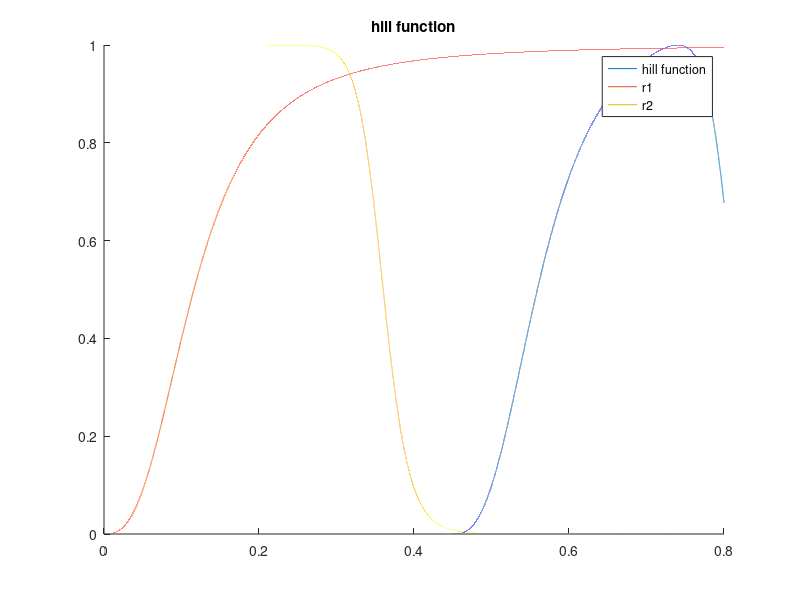

Source code (MATLAB): (Note: this script raises an error after producing the figure.)

% quadrature spacing 
debug = false; 
if debug 
    dt = 5e-4; 
else 
    dt = 5e-6; 
end 

MMHG_TO_CGS = 1333.22368;

cycle_duration = 0.8; 

Q_goal_L_per_min = 5.6; 
Q_goal_ml_per_s = Q_goal_L_per_min * 1e3 / 60; 
Q_goal_ml_per_cycle = Q_goal_ml_per_s * cycle_duration; 

ejection_fraction_goal = 0.70;
end_diastolic_volume = Q_goal_ml_per_cycle / ejection_fraction_goal
ventricular_volume_initial = end_diastolic_volume - Q_goal_ml_per_cycle

% Poiseuille flow estimate on vessel 
L = 7; % cm 
radius = 1.25; % cm 
mu = 0.04; 
resistance_vessel = 1 / (8 * mu * L / (pi * radius^4))

% resistance mmHg 
resistance_lvot_mmHg = 0.0043; 
resistance_lvot = MMHG_TO_CGS * resistance_lvot_mmHg 

% estimate R ao via flow field differences at approximate peak 
% quite coarse but should not matter 
delta_p_av_mmHg = 7; 
q_av_est = 450; % ml/s
delta_p_av_dynescm2 = delta_p_av_mmHg * MMHG_TO_CGS; 

r_av = delta_p_av_dynescm2 / q_av_est


two_hill = true; 
if two_hill
    % hill function parameters 
    % brown AMBE 2023 
    tau_1 = 0.0725 * 2 * cycle_duration 
    tau_2 = 0.4503 * cycle_duration

    m1 = 2.7463
    m2 = 21.5683

    g1 = @(t) (t > 0) .* (t./tau_1).^m1; 
    g2 = @(t) (t > 0) .* (t./tau_2).^m2; 

    r1 = @(t) g1(t) ./ (1 + g1(t)); 
    r2 = @(t) 1 ./ (1 + g2(t)); 
    two_hill_product = @(t) (g1(t) ./ (1 + g1(t))) .* (1 ./ (1 + g2(t))); 

    % broken 
    % two_hill_product_maximum_opt = -fminbnd(@(t) -two_hill_product(t), 0, cycle_duration); 

    % hack opt 
    times_hill = 0:dt:cycle_duration; % linspace(0,cycle_duration,cycle_duration/dt); 
    two_hill_product_maximum = max(two_hill_product(times_hill)); 

    % times_hill = linspace(0,cycle_duration,cycle_duration/dt); 
    
    k_coeff_two_hill = 1 / two_hill_product_maximum; 

    t_shift_hill = 0.45;
    
    two_hill_function = @(t) k_coeff_two_hill * two_hill_product(t - t_shift_hill); 

    % two_hill_function = @(t) two_hill_product(t); 

    figure; 
%     plot(times_hill, two_hill_product(times_hill)); 
    hold on    
    plot(times_hill, two_hill_function(times_hill)); 
%     plot(times_hill, g1(times_hill))
%     plot(times_hill, max(g1(times_hill), zeros(size(times_hill))) )
%     plot(times_hill, g1(times_hill)/max(abs(g1(times_hill))))
%     plot(times_hill, g2(times_hill)/max(abs(g2(times_hill))))

    plot(times_hill, r1(times_hill))
    plot(times_hill, r2(times_hill))

    legend('hill function', 'r1', 'r2')
    
    
    title('hill function')
    
end 




table = readtable('pressure_curve_data/Physiologic_Mechanisms_Aortic_Insufficiency_Yellin/PhysiologicMechanismsinAorticInsufficiency_lv_la_ao.csv'); 

times_pressures = table.x; 
pressures_lv_raw = table.pressure_lv; 
pressures_aorta_raw = table.pressure_aorta; 
pressures_la_raw = table.pressure_la; 

pressure_raw_plot = false; 
if pressure_raw_plot
    figure; 
    plot(times_pressures, pressures_lv_raw)
    hold on 
    plot(times_pressures, pressures_la_raw)
    plot(times_pressures, pressures_aorta_raw)
end 

% normalize to cardiac cycle 
% start at zero 
times_pressures_adjusted = times_pressures(:) - times_pressures(1); 

% normalize times to desired cardiac cycle duration, both endpoints are included here 
times_pressures_adjusted = times_pressures_adjusted * cycle_duration / times_pressures_adjusted(end); 


bump_radius = 0.01; % 0.025; 
n_fourier_coeffs = 600; 
plots = false; 
t_mesh_one_cycle = 0:dt:cycle_duration; 
t = 0:dt:cycle_duration; 
% t = 0:dt:(cycle_duration*2); 

[a_0_pressure_lv, a_n_pressure_lv, b_n_pressure_lv, Series_pressure_lv, ~, ~, Series_pressure_lv_derivative] = ... 
    series_and_smooth([times_pressures_adjusted, pressures_lv_raw], dt, bump_radius, n_fourier_coeffs, plots); 

vals_series_pressure_lv = Series_pressure_lv(t); 
vals_series_pressure_lv_derivative = Series_pressure_lv_derivative(t); 

check_derivatives = false; 
if check_derivatives
    
    fd_derivatives = (Series_pressure_lv(t + dt) - Series_pressure_lv(t - dt)) / (2*dt); 
    
    figure; 
    plot(t, vals_series_pressure_lv_derivative)    
    hold on 
    plot(t, fd_derivatives)
    
    legend('series', 'finite diff derivative')
    
end 

[a_0_activation_two_hill, a_n_activation_two_hill, b_n_activation_two_hill, Series_activation_two_hill] = ... 
    series_and_smooth([t', two_hill_function(t)'], dt, bump_radius, n_fourier_coeffs, plots); 

vals_series_activation_two_hill = Series_activation_two_hill(t);

base_name = 'fourier_coeffs';
suffix = '_lv_activation_two_hill'
file_name = strcat(base_name, suffix, '.txt'); 
output_series_coeffs_to_txt(a_0_activation_two_hill, a_n_activation_two_hill, b_n_activation_two_hill, n_fourier_coeffs, cycle_duration, file_name); 



% activation pressure proportional to ventricular pressure 
p_lv_activation_threshold = 20; 
activation_data_unscaled = (pressures_lv_raw > p_lv_activation_threshold) .* pressures_lv_raw;
activation_data = activation_data_unscaled / max(activation_data_unscaled);

[a_0_activation, a_n_activation, b_n_activation, Series_activation] = ... 
    series_and_smooth([times_pressures_adjusted, activation_data], dt, bump_radius, n_fourier_coeffs, plots); 

vals_series_activation = Series_activation(t);

base_name = 'fourier_coeffs';
suffix = '_lv_activation'
file_name = strcat(base_name, suffix, '.txt'); 
output_series_coeffs_to_txt(a_0_activation, a_n_activation, b_n_activation, n_fourier_coeffs, cycle_duration, file_name); 

[a_0_pressure_aorta, a_n_pressure_aorta, b_n_pressure_aorta, Series_pressure_aorta, ~, ~, Series_pressure_aorta_derivative] = ...
    series_and_smooth([times_pressures_adjusted, pressures_aorta_raw], dt, bump_radius, n_fourier_coeffs, plots); 

vals_series_pressure_aorta = Series_pressure_aorta(t); 
vals_series_pressure_aorta_derivative = Series_pressure_aorta_derivative(t); 


table_q_mitral = readtable('pressure_curve_data/Physiologic_Mechanisms_Aortic_Insufficiency_Yellin/PhysiologicMechanismsinAorticInsufficiency_fig1_q_mitral.csv'); 
times_q_mitral = table_q_mitral.x; 
q_mitral_raw = table_q_mitral.q_mitral; 

times_q_mitral_adjusted = times_q_mitral - times_q_mitral(1);
times_q_mitral_adjusted = times_q_mitral_adjusted * cycle_duration / times_q_mitral_adjusted(end);

[a_0_q_mitral, a_n_q_mitral, b_n_q_mitral, Series_q_mitral, ~, ~, Series_q_mitral_derivative] = ...
    series_and_smooth([times_q_mitral_adjusted, q_mitral_raw], dt, bump_radius, n_fourier_coeffs, plots); 


vals_series_q_mitral = Series_q_mitral(t);
vals_series_q_mitral_derivative = Series_q_mitral_derivative(t);

table_q_aorta = readtable('pressure_curve_data/Physiologic_Mechanisms_Aortic_Insufficiency_Yellin/PhysiologicMechanismsinAorticInsufficiency_fig1_q_aorta.csv'); 
times_q_aorta = table_q_aorta.x; 
q_aorta_raw = table_q_aorta.q_aorta; 

times_q_aorta_adjusted = times_q_aorta - times_q_aorta(1);
times_q_aorta_adjusted = times_q_aorta_adjusted * cycle_duration / times_q_aorta_adjusted(end);

[a_0_q_aorta, a_n_q_aorta, b_n_q_aorta, Series_q_aorta, ~, ~, Series_q_aorta_derivative] = ...
    series_and_smooth([times_q_aorta_adjusted, q_aorta_raw], dt, bump_radius, n_fourier_coeffs, plots); 

vals_series_q_aorta = Series_q_aorta(t);
vals_series_q_aorta_derivative = Series_q_aorta_derivative(t);


% normalize flow rate integrals 
% to be equal and to desired target
q_mitral_cumulative = dt * trapz(vals_series_q_mitral)
q_aorta_cumulative = dt * trapz(vals_series_q_aorta)

scaling_q_mitral = Q_goal_ml_per_cycle / q_mitral_cumulative;
scaling_q_aorta = Q_goal_ml_per_cycle / q_aorta_cumulative;

Series_q_mitral_scaled = @(t) scaling_q_mitral * Series_q_mitral(t);
Series_q_mitral_derivative_scaled = @(t) scaling_q_mitral * Series_q_mitral_derivative(t);

Series_q_aorta_scaled = @(t) scaling_q_aorta * Series_q_aorta(t);
Series_q_aorta_derivative_scaled = @(t) scaling_q_aorta * Series_q_aorta_derivative(t);

% re-compute tables with scaled series 
vals_series_q_mitral_scaled = Series_q_mitral_scaled(t);
vals_series_q_mitral_derivative_scaled = Series_q_mitral_derivative_scaled(t);

vals_series_q_aorta_scaled = Series_q_aorta_scaled(t);
vals_series_q_aorta_derivative_scaled = Series_q_aorta_derivative_scaled(t);

q_mitral_cumulative_scaled = dt * trapz(vals_series_q_mitral_scaled)
q_aorta_cumulative_scaled = dt * trapz(vals_series_q_aorta_scaled)


base_name = 'fourier_coeffs';
suffix = '_Q_mi'
file_name = strcat(base_name, suffix, '.txt'); 
output_series_coeffs_to_txt(scaling_q_mitral * a_0_q_mitral, scaling_q_mitral * a_n_q_mitral, scaling_q_mitral * b_n_q_mitral, n_fourier_coeffs, cycle_duration, file_name); 



% cgs units for pressure
Series_pressure_lv_cgs = @(t) MMHG_TO_CGS * Series_pressure_lv(t);
Series_pressure_lv_derivative_cgs = @(t) MMHG_TO_CGS * Series_pressure_lv_derivative(t);
vals_series_pressure_lv_cgs = Series_pressure_lv_cgs(t); 
vals_series_pressure_lv_derivative_cgs = Series_pressure_lv_derivative_cgs(t); 

Series_pressure_aorta_cgs = @(t) MMHG_TO_CGS * Series_pressure_aorta(t);
Series_pressure_aorta_derivative_cgs = @(t) MMHG_TO_CGS * Series_pressure_aorta_derivative(t);
vals_series_pressure_aorta_cgs = Series_pressure_aorta_cgs(t); 
vals_series_pressure_aorta_derivative_cgs = Series_pressure_aorta_derivative_cgs(t); 


vals_ventricular_volume = zeros(size(vals_series_q_aorta)); 
vals_ventricular_volume_deriv = zeros(size(vals_series_q_aorta)); 
vals_ventricular_volume(1) = ventricular_volume_initial;

for j=2:length(vals_ventricular_volume)
    vals_ventricular_volume(j) = vals_ventricular_volume(j-1) + dt * (vals_series_q_mitral_scaled(j) - vals_series_q_aorta_scaled(j)); 
end 

for j=1:length(vals_ventricular_volume)
    vals_ventricular_volume_deriv(j) = vals_series_q_mitral_scaled(j) - vals_series_q_aorta_scaled(j); 
end 

series_plots = false; 

if series_plots
    figure; 
    subplot(4,1,1)
    plot(t, vals_series_pressure_lv)
    hold on 
    plot(t, vals_series_pressure_aorta)

    subplot(4,1,2)
    hold on 
    plot(t, vals_series_q_mitral_scaled)
    plot(t, vals_series_q_aorta_scaled)

    subplot(4,1,3)
    plot(t, vals_ventricular_volume)

    subplot(4,1,4);
    plot(t, vals_series_activation);

    figure; 
    plot(t, vals_series_pressure_lv_derivative)
    hold on 
    plot(t, vals_series_pressure_aorta_derivative)
    plot(t, vals_series_q_mitral_derivative_scaled)
    plot(t, vals_series_q_aorta_derivative_scaled)
    plot(t, vals_ventricular_volume_deriv)
    title('derivatives')
    legend('p lv derivative', 'p aorta derivative', 'q mi derivative', 'q_ao_derivative', 'lv derivative')
end 



% run the lpn 
dt_lpn = 1e-4; 
n_cycles = 1; 
t_final = cycle_duration * n_cycles;
P_ao_initial = 94*MMHG_TO_CGS;
R_proximal = 83.6698220729; 
C =  0.00167055364456;
R_distal = 1287.64596307;

v_initial = ventricular_volume_initial;


KERCKHOFFS = true; 

if KERCKHOFFS 
    Vrd = 26.1; % ml 
    Vrs = 18; % ml

    % parameters from KERCKHOFFS AMBE 2006 
    % lv 
    % note that min compliance is actually the larger value under confusing naming convention 
    C_min_ml_over_kPa = 11.0; 
    C_max_ml_over_kPa = 0.946; 

    % E_min_kPa = 1/C_min_ml_over_kPa; 
    % E_max_kPa = 1/C_max_ml_over_kPa; 

    ML_OVER_KPA_TO_ML_OVER_DYNEPERCM2 = 1e-4; 

    C_min_scaling = 5; 
    C_max_scaling = 5; 

    C_min_ml_over_dynespercm2 = C_min_scaling * C_min_ml_over_kPa * ML_OVER_KPA_TO_ML_OVER_DYNEPERCM2; 
    C_max_ml_over_dynespercm2 = C_max_scaling * C_max_ml_over_kPa * ML_OVER_KPA_TO_ML_OVER_DYNEPERCM2; 

    Emax = 1/C_max_ml_over_dynespercm2
    Emin = 1/C_min_ml_over_dynespercm2

    Emin_mmHg_over_ml = Emin / MMHG_TO_CGS 
    Emax_mmHg_over_ml = Emax / MMHG_TO_CGS
    
else 
    error('not implemented');
end 

    
    
R_av_closed = 100000;
steepness_av = 0.00001; 


[times_lpn, P_lv, Q_ao, P_ao, V_lv, R_tanh] = solve_lv_ao_lpn(dt_lpn, t_final, v_initial, Vrd, Vrs, Emax, Emin, ...
                                     Series_q_mitral_scaled, Series_activation, ...
                                     P_ao_initial, R_proximal, C, R_distal, r_av, R_av_closed, steepness_av);


figure;
subplot(6,1,1)
plot(t, vals_series_pressure_lv)
hold on 
plot(t, vals_series_pressure_aorta)
plot(times_lpn, P_lv/MMHG_TO_CGS); 
plot(times_lpn, P_ao/MMHG_TO_CGS);
xlim([0 max(times_lpn)])

legend('lv exp', 'ao exp', 'lv lpn', 'ao lpn');


subplot(6,1,2)
hold on 
plot(t, vals_series_q_mitral_scaled)
plot(t, vals_series_q_aorta_scaled)
plot(times_lpn, Q_ao)
xlim([0 max(times_lpn)])
legend('q mi exp', 'q ao exp', 'q ao lpn')


subplot(6,1,3)
plot(times_hill, two_hill_function(times_hill)); 


subplot(6,1,4)
plot(t, vals_ventricular_volume)
hold on 
plot(times_lpn, V_lv)
xlim([0 max(times_lpn)])
legend('V integrated', 'V lpn')

subplot(6,1,5);
plot(t, vals_series_activation_two_hill);
hold on 
plot(t, vals_series_activation);
xlim([0 max(times_lpn)])
legend('two hill', 'act from p lv')
title('act')

subplot(6,1,6)
plot(times_lpn, R_tanh)
xlim([0 max(times_lpn)])
title('r valve')




figure; 
hold on 
plot(V_lv, P_lv/MMHG_TO_CGS)
xlabel('V ml')
ylabel('P LV mmHg')










output_to_sv0d = false; 
if output_to_sv0d
    % output 
    format long 

    f = fopen("array_values.txt", "w");

    % fprintf("time\n");
    % for j = 1:length(t)
    %     fprintf(f, "%.14f, ", t(j));
    % end 
    % fprintf(f, "\n");
    % 
    % fprintf(f, "vals_series_q_aorta_scaled\n");
    % for j = 1:length(t)
    %     fprintf(f, "%.14f, ", vals_series_q_aorta_scaled(j));
    % end 
    % fprintf(f, "\n");
    % 
    % fprintf(f, "vals_series_q_mitral_scaled\n");
    % for j = 1:length(t)
    %     fprintf(f, "%.14f, ", vals_series_q_mitral_scaled(j));
    % end 
    % fprintf(f, "\n");
    % 
    % fprintf(f, "vals_series_pressure_lv_cgs\n")
    % for j = 1:length(t)
    %     fprintf(f, "%.14f, ", vals_series_pressure_lv_cgs(j));
    % end 
    % fprintf(f, "\n");
    % 
    % fprintf(f, "vals_series_pressure_aorta_cgs\n")
    % for j = 1:length(t)
    %     fprintf(f, "%.14f, ", vals_series_pressure_aorta_cgs(j));
    % end 
    % fprintf(f, "\n");


    % 
    fprintf(f, '        "y": {\n');
    % fprintf(f, '        "flow:ventricle:valve1": [\n' );
    % fprintf(f, '            ');
    % for j = 1:length(t)
    %     fprintf(f, '%.14f', vals_series_q_aorta_scaled(j));
    %     if j < length(t)
    %         fprintf(f, ', ');
    %     end 
    % end 
    % fprintf(f, '\n');
    % fprintf(f, '        ],');

    print_var_string(f,t,'flow:ventricle:valve1', vals_series_q_aorta_scaled)
    print_var_string(f,t,'pressure:ventricle:valve1', vals_series_pressure_lv_cgs)
    print_var_string(f,t,'flow:vessel:OUTLET', vals_series_q_aorta_scaled)
    print_var_string(f,t,'pressure:vessel:OUTLET', vals_series_pressure_aorta_cgs)
    print_var_string(f,t,'Vc:ventricle', vals_ventricular_volume);

    fprintf(f, '    },\n');

    fprintf(f, '    "dy": {\n');
    print_var_string(f,t,'flow:ventricle:valve1', vals_series_q_aorta_derivative_scaled)
    print_var_string(f,t,'pressure:ventricle:valve1', vals_series_pressure_lv_derivative_cgs)
    print_var_string(f,t,'flow:vessel:OUTLET', vals_series_q_aorta_derivative_scaled)
    print_var_string(f,t,'pressure:vessel:OUTLET', vals_series_pressure_aorta_derivative_cgs)
    print_var_string(f,t,'Vc:ventricle', vals_ventricular_volume_deriv);
    fprintf(f, '    },\n');

end 

function print_var_string(f,t,name,vals)

    fprintf(f, '        "%s": [\n', name);
    fprintf(f, '            ');
    for j = 1:length(t)
        fprintf(f, '%.14f', vals(j));
        if j < length(t)
            fprintf(f, ', ');
        end 
    end 
    fprintf(f, '\n');
    fprintf(f, '        ],\n');

end 







